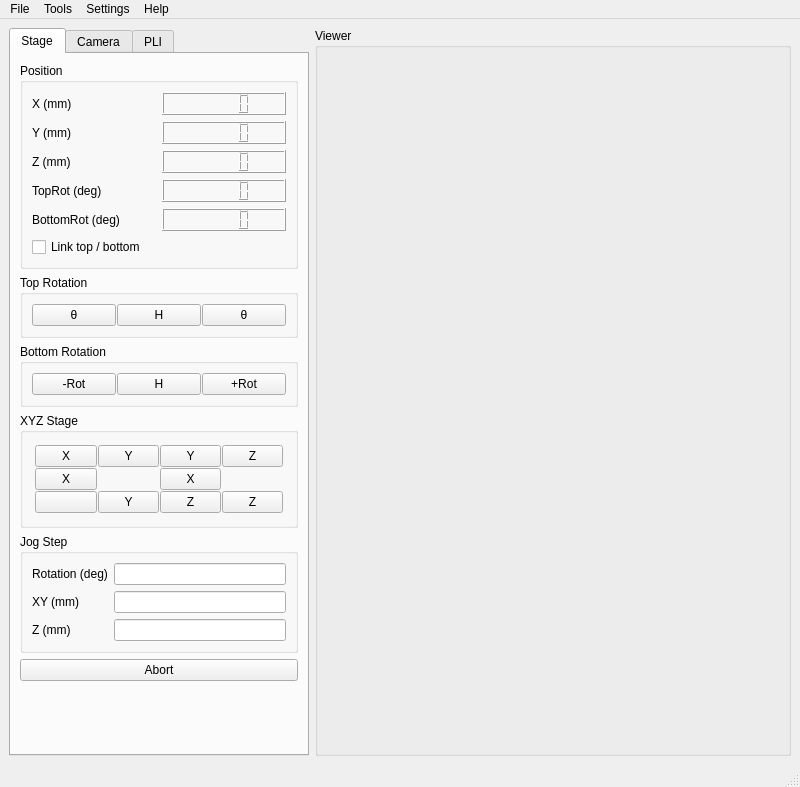
<?xml version="1.0" encoding="UTF-8"?>
<ui version="4.0">
 <class>MainWindow</class>
 <widget class="QMainWindow" name="MainWindow">
  <property name="geometry">
   <rect>
    <x>0</x>
    <y>0</y>
    <width>800</width>
    <height>787</height>
   </rect>
  </property>
  <property name="windowTitle">
   <string>LINUM Microscopes - GUI</string>
  </property>
  <widget class="QWidget" name="centralwidget">
   <layout class="QHBoxLayout" name="horizontalLayout">
    <item>
     <widget class="QTabWidget" name="tabWidget">
      <property name="maximumSize">
       <size>
        <width>300</width>
        <height>16777215</height>
       </size>
      </property>
      <property name="currentIndex">
       <number>0</number>
      </property>
      <widget class="QWidget" name="StageTab">
       <attribute name="title">
        <string>Stage</string>
       </attribute>
       <layout class="QVBoxLayout" name="verticalLayout_2">
        <item>
         <widget class="QGroupBox" name="groupBox_6">
          <property name="title">
           <string>Position</string>
          </property>
          <layout class="QGridLayout" name="gridLayout">
           <item row="1" column="1">
            <widget class="QLCDNumber" name="lcdNumber_2"/>
           </item>
           <item row="4" column="1">
            <widget class="QLCDNumber" name="lcdNumber_5"/>
           </item>
           <item row="5" column="0">
            <widget class="QCheckBox" name="checkBox">
             <property name="text">
              <string>Link top / bottom</string>
             </property>
            </widget>
           </item>
           <item row="4" column="0">
            <widget class="QLabel" name="label_5">
             <property name="text">
              <string>BottomRot (deg)</string>
             </property>
            </widget>
           </item>
           <item row="1" column="0">
            <widget class="QLabel" name="label_2">
             <property name="text">
              <string>Y (mm)</string>
             </property>
            </widget>
           </item>
           <item row="2" column="0">
            <widget class="QLabel" name="label_3">
             <property name="text">
              <string>Z (mm)</string>
             </property>
            </widget>
           </item>
           <item row="0" column="1">
            <widget class="QLCDNumber" name="lcdNumber">
             <property name="enabled">
              <bool>true</bool>
             </property>
             <property name="frameShape">
              <enum>QFrame::Box</enum>
             </property>
             <property name="frameShadow">
              <enum>QFrame::Raised</enum>
             </property>
             <property name="smallDecimalPoint">
              <bool>false</bool>
             </property>
             <property name="segmentStyle">
              <enum>QLCDNumber::Filled</enum>
             </property>
             <property name="value" stdset="0">
              <double>0.000000000000000</double>
             </property>
            </widget>
           </item>
           <item row="0" column="0">
            <widget class="QLabel" name="label">
             <property name="text">
              <string>X (mm)</string>
             </property>
            </widget>
           </item>
           <item row="2" column="1">
            <widget class="QLCDNumber" name="lcdNumber_3"/>
           </item>
           <item row="3" column="1">
            <widget class="QLCDNumber" name="lcdNumber_4"/>
           </item>
           <item row="3" column="0">
            <widget class="QLabel" name="label_4">
             <property name="text">
              <string>TopRot (deg)</string>
             </property>
            </widget>
           </item>
          </layout>
         </widget>
        </item>
        <item>
         <widget class="QGroupBox" name="groupBox_3">
          <property name="title">
           <string>Top Rotation</string>
          </property>
          <layout class="QGridLayout" name="gridLayout_2">
           <property name="spacing">
            <number>1</number>
           </property>
           <item row="0" column="1">
            <widget class="QPushButton" name="pushButton_16">
             <property name="text">
              <string>H</string>
             </property>
            </widget>
           </item>
           <item row="0" column="0">
            <widget class="QPushButton" name="pushButton_pliRot_topJogReverse">
             <property name="text">
              <string>θ</string>
             </property>
             <property name="icon">
              <iconset theme="go-previous"/>
             </property>
            </widget>
           </item>
           <item row="0" column="2">
            <widget class="QPushButton" name="pushButton_pliRot_topJog">
             <property name="text">
              <string>θ</string>
             </property>
             <property name="icon">
              <iconset theme="go-next"/>
             </property>
            </widget>
           </item>
          </layout>
         </widget>
        </item>
        <item>
         <widget class="QGroupBox" name="groupBox_4">
          <property name="title">
           <string>Bottom Rotation</string>
          </property>
          <layout class="QGridLayout" name="gridLayout_3">
           <property name="spacing">
            <number>1</number>
           </property>
           <item row="0" column="2">
            <widget class="QPushButton" name="pushButton_10">
             <property name="text">
              <string>+Rot</string>
             </property>
            </widget>
           </item>
           <item row="0" column="0">
            <widget class="QPushButton" name="pushButton_">
             <property name="text">
              <string>-Rot</string>
             </property>
            </widget>
           </item>
           <item row="0" column="1">
            <widget class="QPushButton" name="pushButton_15">
             <property name="text">
              <string>H</string>
             </property>
            </widget>
           </item>
          </layout>
         </widget>
        </item>
        <item>
         <widget class="QGroupBox" name="groupBox_xyzStageControls">
          <property name="title">
           <string>XYZ Stage</string>
          </property>
          <layout class="QGridLayout" name="gridLayout_4">
           <property name="leftMargin">
            <number>12</number>
           </property>
           <property name="topMargin">
            <number>12</number>
           </property>
           <property name="rightMargin">
            <number>12</number>
           </property>
           <property name="bottomMargin">
            <number>12</number>
           </property>
           <property name="spacing">
            <number>1</number>
           </property>
           <item row="2" column="0">
            <widget class="QPushButton" name="pushButton_stage_jogXReverse">
             <property name="text">
              <string>X</string>
             </property>
             <property name="icon">
              <iconset theme="go-previous"/>
             </property>
            </widget>
           </item>
           <item row="3" column="0">
            <widget class="QPushButton" name="pushButton_stage_moveToHomeXYZ">
             <property name="statusTip">
              <string>Homing XYZ</string>
             </property>
             <property name="text">
              <string/>
             </property>
             <property name="icon">
              <iconset theme="go-home"/>
             </property>
            </widget>
           </item>
           <item row="1" column="2">
            <widget class="QPushButton" name="pushButton_stage_moveToHomeY">
             <property name="text">
              <string>Y</string>
             </property>
             <property name="icon">
              <iconset theme="go-home"/>
             </property>
            </widget>
           </item>
           <item row="3" column="3">
            <widget class="QPushButton" name="pushButton_stage_jogZReverse">
             <property name="text">
              <string>Z</string>
             </property>
             <property name="icon">
              <iconset theme="go-down"/>
             </property>
            </widget>
           </item>
           <item row="1" column="3">
            <widget class="QPushButton" name="pushButton_stage_jogZ">
             <property name="text">
              <string>Z</string>
             </property>
             <property name="icon">
              <iconset theme="go-up"/>
             </property>
            </widget>
           </item>
           <item row="1" column="0">
            <widget class="QPushButton" name="pushButton_stage_moveToHomeX">
             <property name="text">
              <string>X</string>
             </property>
             <property name="icon">
              <iconset theme="go-home"/>
             </property>
            </widget>
           </item>
           <item row="1" column="1">
            <widget class="QPushButton" name="pushButton_stage_jogY">
             <property name="text">
              <string>Y</string>
             </property>
             <property name="icon">
              <iconset theme="go-up"/>
             </property>
            </widget>
           </item>
           <item row="3" column="1">
            <widget class="QPushButton" name="pushButton_stage_jogYReverse">
             <property name="text">
              <string>Y</string>
             </property>
             <property name="icon">
              <iconset theme="go-down"/>
             </property>
            </widget>
           </item>
           <item row="3" column="2">
            <widget class="QPushButton" name="pushButton_stage_moveToHomeZ">
             <property name="text">
              <string>Z</string>
             </property>
             <property name="icon">
              <iconset theme="go-home"/>
             </property>
            </widget>
           </item>
           <item row="2" column="2">
            <widget class="QPushButton" name="pushButton_stage_jogX">
             <property name="text">
              <string>X</string>
             </property>
             <property name="icon">
              <iconset theme="go-next"/>
             </property>
            </widget>
           </item>
          </layout>
         </widget>
        </item>
        <item>
         <widget class="QGroupBox" name="groupBox_7">
          <property name="title">
           <string>Jog Step</string>
          </property>
          <layout class="QFormLayout" name="formLayout">
           <item row="0" column="0">
            <widget class="QLabel" name="label_6">
             <property name="text">
              <string>Rotation (deg)</string>
             </property>
            </widget>
           </item>
           <item row="0" column="1">
            <widget class="QLineEdit" name="lineEdit_6"/>
           </item>
           <item row="1" column="0">
            <widget class="QLabel" name="label_8">
             <property name="text">
              <string>XY (mm)</string>
             </property>
            </widget>
           </item>
           <item row="1" column="1">
            <widget class="QLineEdit" name="lineEdit_8"/>
           </item>
           <item row="2" column="0">
            <widget class="QLabel" name="label_9">
             <property name="text">
              <string>Z (mm)</string>
             </property>
            </widget>
           </item>
           <item row="2" column="1">
            <widget class="QLineEdit" name="lineEdit_9"/>
           </item>
          </layout>
         </widget>
        </item>
        <item>
         <widget class="QPushButton" name="pushButton_stage_abort">
          <property name="toolTip">
           <string>Abort all moves</string>
          </property>
          <property name="text">
           <string>Abort</string>
          </property>
          <property name="icon">
           <iconset theme="dialog-warning"/>
          </property>
         </widget>
        </item>
        <item>
         <spacer name="verticalSpacer">
          <property name="orientation">
           <enum>Qt::Vertical</enum>
          </property>
          <property name="sizeHint" stdset="0">
           <size>
            <width>20</width>
            <height>40</height>
           </size>
          </property>
         </spacer>
        </item>
       </layout>
      </widget>
      <widget class="QWidget" name="CameraTab">
       <attribute name="title">
        <string>Camera</string>
       </attribute>
      </widget>
      <widget class="QWidget" name="pliTab">
       <attribute name="title">
        <string>PLI</string>
       </attribute>
      </widget>
     </widget>
    </item>
    <item>
     <widget class="QGroupBox" name="groupBox_viewer">
      <property name="enabled">
       <bool>true</bool>
      </property>
      <property name="title">
       <string>Viewer</string>
      </property>
      <layout class="QVBoxLayout" name="verticalLayout"/>
     </widget>
    </item>
   </layout>
  </widget>
  <widget class="QMenuBar" name="menubar">
   <property name="geometry">
    <rect>
     <x>0</x>
     <y>0</y>
     <width>800</width>
     <height>37</height>
    </rect>
   </property>
   <widget class="QMenu" name="menuFile">
    <property name="title">
     <string>File</string>
    </property>
   </widget>
   <widget class="QMenu" name="menuHelp">
    <property name="title">
     <string>Help</string>
    </property>
   </widget>
   <widget class="QMenu" name="menuSettings">
    <property name="title">
     <string>Settings</string>
    </property>
    <addaction name="actionDark_mode"/>
   </widget>
   <widget class="QMenu" name="menuTools">
    <property name="title">
     <string>Tools</string>
    </property>
   </widget>
   <addaction name="menuFile"/>
   <addaction name="menuTools"/>
   <addaction name="menuSettings"/>
   <addaction name="menuHelp"/>
  </widget>
  <widget class="QStatusBar" name="statusbar"/>
  <action name="actionDark_mode">
   <property name="text">
    <string>Dark mode</string>
   </property>
  </action>
 </widget>
 <tabstops>
  <tabstop>checkBox</tabstop>
  <tabstop>pushButton_pliRot_topJogReverse</tabstop>
  <tabstop>pushButton_16</tabstop>
  <tabstop>pushButton_pliRot_topJog</tabstop>
  <tabstop>pushButton_</tabstop>
  <tabstop>pushButton_15</tabstop>
  <tabstop>pushButton_10</tabstop>
  <tabstop>pushButton_stage_moveToHomeX</tabstop>
  <tabstop>pushButton_stage_jogY</tabstop>
  <tabstop>pushButton_stage_moveToHomeY</tabstop>
  <tabstop>pushButton_stage_jogZ</tabstop>
  <tabstop>pushButton_stage_jogXReverse</tabstop>
  <tabstop>pushButton_stage_jogX</tabstop>
  <tabstop>pushButton_stage_moveToHomeXYZ</tabstop>
  <tabstop>pushButton_stage_jogYReverse</tabstop>
  <tabstop>pushButton_stage_moveToHomeZ</tabstop>
  <tabstop>pushButton_stage_jogZReverse</tabstop>
  <tabstop>lineEdit_6</tabstop>
  <tabstop>lineEdit_8</tabstop>
  <tabstop>lineEdit_9</tabstop>
  <tabstop>pushButton_stage_abort</tabstop>
  <tabstop>tabWidget</tabstop>
 </tabstops>
 <resources/>
 <connections/>
</ui>
